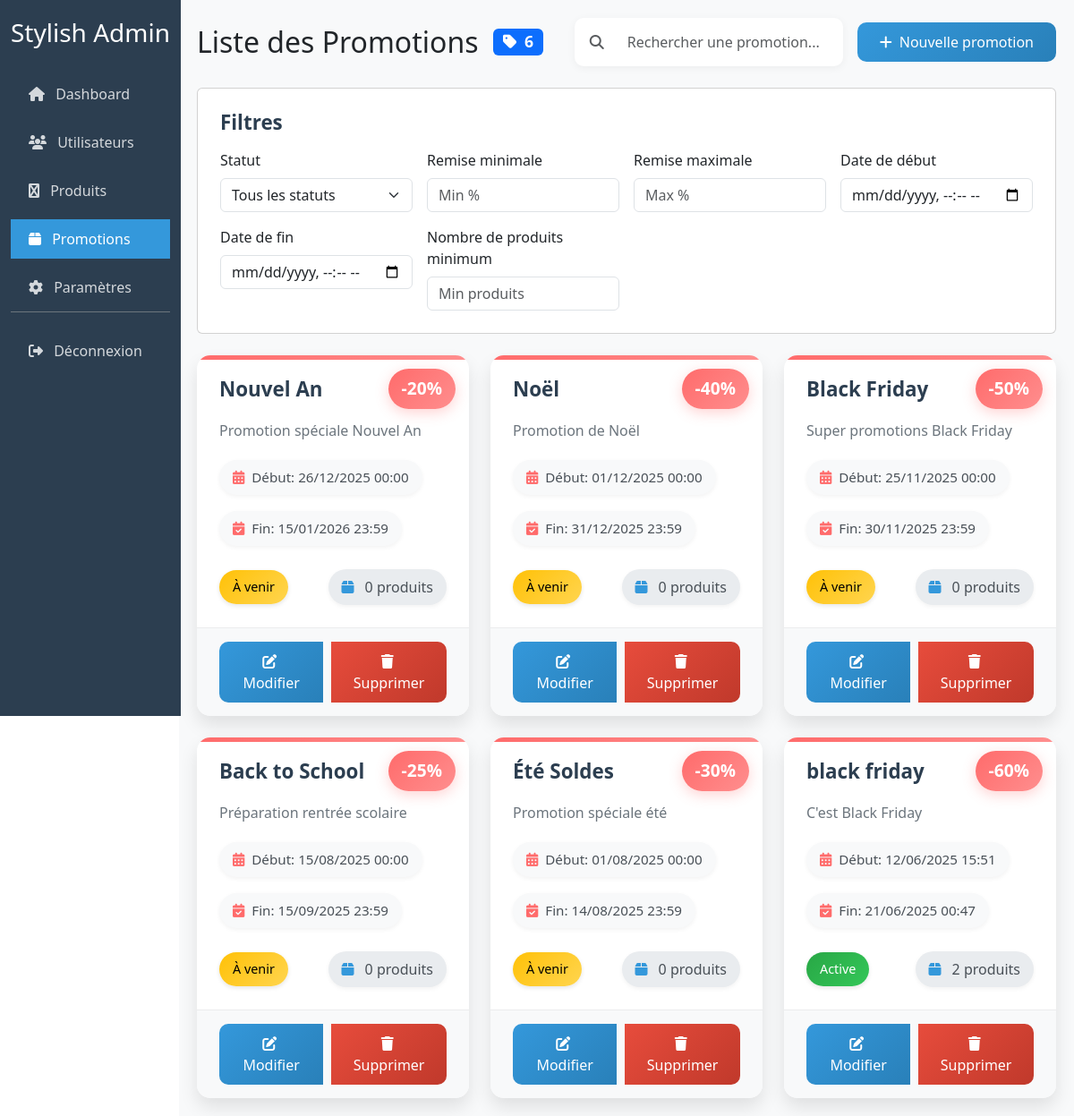
Screenshot of /BO/promotion.php (signed in) with the database file from the repository.
### tables this page shows
CREATE TABLE `promotion` (
  `id` int(3) NOT NULL,
  `nom` varchar(255) NOT NULL,
  `description` varchar(50) DEFAULT NULL,
  `date_debut` datetime NOT NULL,
  `date_fin` datetime NOT NULL,
  `discount` int(5) NOT NULL
);

### BO/promotion.php (the view, shortened to what this page needs)
<?php
$host = 'localhost';
$dbname = 'stylish';
$username = 'root';
$password = '';
try {
    $pdo = new PDO("mysql:host=$host;dbname=$dbname", $username, $password);
    $pdo->setAttribute(PDO::ATTR_ERRMODE, PDO::ERRMODE_EXCEPTION);
    $pdo->exec("SET NAMES utf8");
} catch(PDOException $e) {
    die("Erreur de connexion : " . $e->getMessage());
}
try {
    $stmt = $pdo->query("SELECT p.*, COUNT(pr.id) as nombre_produits
                         FROM promotion p
                         LEFT JOIN produit pr ON p.id = pr.id_promotion
                         GROUP BY p.id
                         ORDER BY p.date_debut DESC");
    $promotions = $stmt->fetchAll(PDO::FETCH_ASSOC);
} catch(PDOException $e) {
    die("Erreur de récupération des promotions : " . $e->getMessage());
}
?>
<!DOCTYPE html>
<html lang="fr">
<head>
    <link href="https://cdn.jsdelivr.net/npm/bootstrap@5.3.0/dist/css/bootstrap.min.css" rel="stylesheet">
    <link rel="stylesheet" href="https://cdnjs.cloudflare.com/ajax/libs/font-awesome/6.4.0/css/all.min.css">
</head>
<body>
    <div class="container-fluid">
        <div class="row">
            <div class="col-md-3 col-lg-2 sidebar">
                <h3 class="text-center mb-4">Stylish Admin</h3>
                <nav class="nav flex-column">
                    <a class="nav-link" href="dashboard.php"><i class="fas fa-home me-2"></i> Dashboard</a>
                    <a class="nav-link" href="dashboard.php"><i class="fas fa-users me-2"></i> Utilisateurs</a>
                    <a class="nav-link" href="products.php"><i class="fas fa-product-hunt me-2"></i> Produits</a>
                    <a class="nav-link active" href="promotion.php"><i class="fas fa-box me-2"></i> Promotions</a>
                    <a class="nav-link" href="#"><i class="fas fa-cog me-2"></i> Paramètres</a>
                    <div class="mt-auto pt-3 border-top border-secondary">
                        <a class="nav-link" href="logout.php"><i class="fas fa-sign-out-alt me-2"></i> Déconnexion</a>
                    </div>
                </nav>
            </div>
            <div class="col-md-9 col-lg-10 main-content">
                <div class="d-flex justify-content-between align-items-center mb-4">
                    <div class="d-flex align-items-center">
                        <h2 class="mb-0">Liste des Promotions</h2>
                        <div class="ms-3 badge bg-primary" style="font-size: 1.1em;">
                            <i class="fas fa-tag me-1"></i>
                            <span id="promotion-count"><?php echo count($promotions); ?></span>
                        </div>
                    </div>
                    <div class="d-flex align-items-center">
                        <div class="input-group search-container me-3" style="width: 300px;">
                            <span class="input-group-text bg-white">
                                <i class="fas fa-search text-muted"></i>
                            </span>
                            <input type="text" id="searchPromotion" class="form-control" placeholder="Rechercher une promotion...">
                        </div>
                        <button class="btn btn-primary add-promotion-btn" data-bs-toggle="modal" data-bs-target="#addPromotionModal">
                            <i class="fas fa-plus me-2"></i>Nouvelle promotion
                        </button>
                    </div>
                </div>
                <div class="card mb-4">
                    <div class="card-body">
                        <h5 class="card-title mb-3">Filtres</h5>
                        <div class="row g-3">
                            <div class="col-md-3">
                                <label class="form-label">Statut</label>
                                <select class="form-select filter-select" name="status">
                                    <option value="">Tous les statuts</option>
                                </select>
                            </div>
                            <div class="col-md-3">
                                <label class="form-label">Remise minimale</label>
                                <input type="number" class="form-control filter-input" name="discount_min" min="0" max="100" placeholder="Min %">
                            </div>
                            <div class="col-md-3">
                                <label class="form-label">Remise maximale</label>
                                <input type="number" class="form-control filter-input" name="discount_max" min="0" max="100" placeholder="Max %">
                            </div>
                            <div class="col-md-3">
                                <label class="form-label">Date de début</label>
                                <input type="datetime-local" class="form-control filter-input" name="date_debut">
                            </div>
                            <div class="col-md-3">
                                <label class="form-label">Date de fin</label>
                                <input type="datetime-local" class="form-control filter-input" name="date_fin">
                            </div>
                            <div class="col-md-3">
                                <label class="form-label">Nombre de produits minimum</label>
                                <input type="number" class="form-control filter-input" name="products_min" min="0" placeholder="Min produits">
                            </div>
                        </div>
                    </div>
                </div>
                <div class="row row-cols-1 row-cols-md-2 row-cols-lg-3 g-4">
                    <?php if (empty($promotions)): ?>
                    <div class="col-12">
                        <div class="text-center py-5">
                            <i class="fas fa-percent fa-3x text-muted mb-3"></i>
                            <p class="text-muted">Aucune promotion trouvée</p>
                        </div>
                    </div>
                    <?php else: ?>
                    <?php foreach ($promotions as $promotion):
                        $tz_tunis = new DateTimeZone('Africa/Tunis');
                        $now = new DateTime('now', $tz_tunis);
                        $debut = new DateTime($promotion['date_debut'], $tz_tunis);
                        $fin = new DateTime($promotion['date_fin'], $tz_tunis);
                        if ($now < $debut) {
                            $status = 'upcoming';
                            $statusText = 'À venir';
                        } elseif ($now >= $debut && $now <= $fin) {
                            $status = 'active';
                            $statusText = 'Active';
                        } else {
                            $status = 'ended';
                            $statusText = 'Terminée';
                        }
                    ?>
                    <div class="col">
                        <div class="promotion-card"
                             data-date-debut="<?php echo $promotion['date_debut']; ?>"
                             data-date-fin="<?php echo $promotion['date_fin']; ?>"
                             data-status="<?php echo $status; ?>"
                             data-discount="<?php echo $promotion['discount']; ?>"
                             data-products="<?php echo $promotion['nombre_produits']; ?>">
                            <div class="discount-badge">-<?php echo $promotion['discount']; ?>%</div>
                            <div class="card-body">
                                <h5 class="card-title"><?php echo htmlspecialchars($promotion['nom']); ?></h5>
                                <p class="card-text"><?php echo htmlspecialchars($promotion['description']); ?></p>
                                <div class="d-flex flex-wrap gap-2 mb-3">
                                    <div class="date-badge">
                                        <i class="fas fa-calendar-alt me-1"></i>
                                        Début: <?php echo date('d/m/Y H:i', strtotime($promotion['date_debut'])); ?>
                                    </div>
                                    <div class="date-badge">
                                        <i class="fas fa-calendar-check me-1"></i>
                                        Fin: <?php echo date('d/m/Y H:i', strtotime($promotion['date_fin'])); ?>
                                    </div>
                                </div>
                                <div class="d-flex justify-content-between align-items-center">
                                    <span class="status-badge <?php echo 'status-' . $status; ?>" data-status="<?php echo $status; ?>">
                                        <?php echo $statusText; ?>
                                    </span>
                                    <span class="products-count" style="cursor: pointer;" onclick="showPromotionProducts(<?php echo $promotion['id']; ?>)">
                                        <i class="fas fa-box me-1"></i>
                                        <?php echo $promotion['nombre_produits']; ?> produits
                                    </span>
                                </div>
                            </div>
                            <div class="card-footer">
                                <div class="btn-group w-100">
                                    <button type="button" class="btn btn-primary" onclick="editPromotion(<?php echo $promotion['id']; ?>)">
                                        <i class="fas fa-edit me-1"></i> Modifier
                                    </button>
                                    <button type="button" class="btn btn-danger" onclick="deletePromotion(<?php echo $promotion['id']; ?>)">
                                        <i class="fas fa-trash me-1"></i> Supprimer
                                    </button>
                                </div>
                            </div>
                        </div>
                    </div>
                    <?php endforeach; ?>
                    <?php endif; ?>
                </div>
            </div>
        </div>
    </div>
</body>
</html>

### BO/promotion.php (style rules this page uses)
.sidebar { min-height: 100vh; background: #2c3e50; color: white; padding-top: 20px; position: fixed; width: inherit; max-width: inherit; overflow-y: auto; z-index: 1000; }
.sidebar .nav-link { color: rgba(255,255,255,.8); padding: 10px 20px; margin: 5px 0; }
.sidebar .nav-link.active { background: #3498db; color: white; }
.main-content { padding: 20px; background: #f8f9fa; margin-left: 16.666667%; }
.promotion-card { border: none; border-radius: 15px; box-shadow: 0 10px 20px rgba(0,0,0,0.1); transition: all 0.3s ease; background: white; overflow: hidden; position: relative; }
.promotion-card::before { content: ''; position: absolute; top: 0; left: 0; width: 100%; height: 5px; background: linear-gradient(90deg, #ff6b6b, #ff8e8e); }
.discount-badge { position: absolute; top: 15px; right: 15px; background: linear-gradient(135deg, #ff6b6b, #ff8e8e); color: white; padding: 8px 15px; border-radius: 25px; font-weight: bold; font-size: 1.2em; box-shadow: 0 4px 15px rgba(255,107,107,0.3); z-index: 1; }
.date-badge { background: #f8f9fa; color: #495057; padding: 8px 15px; border-radius: 20px; font-size: 0.95em; margin-bottom: 10px; display: inline-block; box-shadow: 0 2px 5px rgba(0,0,0,0.05); transition: all 0.3s ease; }
.date-badge i { color: #ff6b6b; }
.status-badge { padding: 8px 15px; border-radius: 20px; font-size: 0.9em; font-weight: 500; box-shadow: 0 2px 5px rgba(0,0,0,0.1); }
.status-active { background: linear-gradient(135deg, #28a745, #34c759); color: white; }
.status-upcoming { background: linear-gradient(135deg, #ffc107, #ffd54f); color: #000; }
.card-body { padding: 25px; }
.card-title { font-size: 1.4em; font-weight: 600; color: #2c3e50; margin-bottom: 20px; padding-right: 80px; }
.card-text { color: #6c757d; line-height: 1.6; margin-bottom: 20px; }
.products-count { background: #e9ecef; color: #495057; padding: 8px 15px; border-radius: 20px; font-weight: 500; display: inline-flex; align-items: center; gap: 8px; box-shadow: 0 2px 5px rgba(0,0,0,0.05); }
.products-count i { color: #3498db; }
.card-footer { background: #f8f9fa; border-top: 1px solid rgba(0,0,0,0.05); padding: 15px 25px; }
.btn-group { gap: 10px; }
.btn-group .btn { border-radius: 10px; padding: 10px 20px; font-weight: 500; transition: all 0.3s ease; }
.btn-group .btn-primary { background: linear-gradient(135deg, #3498db, #2980b9); border: none; }
.btn-group .btn-danger { background: linear-gradient(135deg, #e74c3c, #c0392b); border: none; }
.search-container { background: white; border-radius: 10px; box-shadow: 0 2px 10px rgba(0,0,0,0.05); padding: 5px; }
.search-container .input-group-text { border: none; background: transparent; }
.search-container .form-control { border: none; padding: 10px 15px; }
.add-promotion-btn { background: linear-gradient(135deg, #3498db, #2980b9); border: none; padding: 10px 25px; border-radius: 10px; font-weight: 500; transition: all 0.3s ease; }

### rows the page displays
promotion: discount "20", nom "Nouvel An", description "Promotion spéciale Nouvel An", date_debut "26/12/2025 00:00", date_fin "15/01/2026 23:59", date_debut "À venir", nombre_produits "0"
promotion: discount "40", nom "Noël", description "Promotion de Noël", date_debut "01/12/2025 00:00", date_fin "31/12/2025 23:59", date_debut "À venir", nombre_produits "0"
promotion: discount "50", nom "Black Friday", description "Super promotions Black Friday", date_debut "25/11/2025 00:00", date_fin "30/11/2025 23:59", date_debut "À venir", nombre_produits "0"
promotion: discount "25", nom "Back to School", description "Préparation rentrée scolaire", date_debut "15/08/2025 00:00", date_fin "15/09/2025 23:59", date_debut "À venir", nombre_produits "0"
promotion: discount "30", nom "Été Soldes", description "Promotion spéciale été", date_debut "01/08/2025 00:00", date_fin "14/08/2025 23:59", date_debut "À venir", nombre_produits "0"
promotion: discount "60", nom "black friday", description "C'est Black Friday", date_debut "12/06/2025 15:51", date_fin "21/06/2025 00:47", statusText "Active", nombre_produits "2"

### other values shown
count($promotions) "6"
